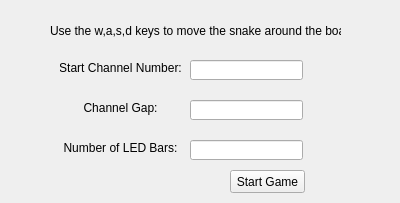
<?xml version="1.0" encoding="UTF-8"?>
<ui version="4.0">
 <class>Form</class>
 <widget class="QWidget" name="Form">
  <property name="geometry">
   <rect>
    <x>0</x>
    <y>0</y>
    <width>400</width>
    <height>203</height>
   </rect>
  </property>
  <property name="windowTitle">
   <string>Form</string>
  </property>
  <widget class="QLabel" name="label">
   <property name="geometry">
    <rect>
     <x>50</x>
     <y>20</y>
     <width>291</width>
     <height>21</height>
    </rect>
   </property>
   <property name="text">
    <string>Use the w,a,s,d keys to move the snake around the board</string>
   </property>
  </widget>
  <widget class="QLabel" name="label_2">
   <property name="geometry">
    <rect>
     <x>60</x>
     <y>60</y>
     <width>121</width>
     <height>16</height>
    </rect>
   </property>
   <property name="text">
    <string>Start Channel Number:</string>
   </property>
   <property name="alignment">
    <set>Qt::AlignCenter</set>
   </property>
  </widget>
  <widget class="QLineEdit" name="startChannelInput">
   <property name="geometry">
    <rect>
     <x>190</x>
     <y>60</y>
     <width>113</width>
     <height>20</height>
    </rect>
   </property>
  </widget>
  <widget class="QLabel" name="label_3">
   <property name="geometry">
    <rect>
     <x>60</x>
     <y>140</y>
     <width>121</width>
     <height>16</height>
    </rect>
   </property>
   <property name="text">
    <string>Number of LED Bars:</string>
   </property>
   <property name="alignment">
    <set>Qt::AlignCenter</set>
   </property>
  </widget>
  <widget class="QLineEdit" name="numberLEDBarsInput">
   <property name="geometry">
    <rect>
     <x>190</x>
     <y>140</y>
     <width>113</width>
     <height>20</height>
    </rect>
   </property>
  </widget>
  <widget class="QLineEdit" name="channelGapInput">
   <property name="geometry">
    <rect>
     <x>190</x>
     <y>100</y>
     <width>113</width>
     <height>20</height>
    </rect>
   </property>
  </widget>
  <widget class="QLabel" name="label_4">
   <property name="geometry">
    <rect>
     <x>60</x>
     <y>100</y>
     <width>121</width>
     <height>16</height>
    </rect>
   </property>
   <property name="text">
    <string>Channel Gap:</string>
   </property>
   <property name="alignment">
    <set>Qt::AlignCenter</set>
   </property>
  </widget>
  <widget class="QPushButton" name="startGameButton">
   <property name="geometry">
    <rect>
     <x>230</x>
     <y>170</y>
     <width>75</width>
     <height>23</height>
    </rect>
   </property>
   <property name="text">
    <string>Start Game</string>
   </property>
  </widget>
 </widget>
 <resources/>
 <connections/>
</ui>
